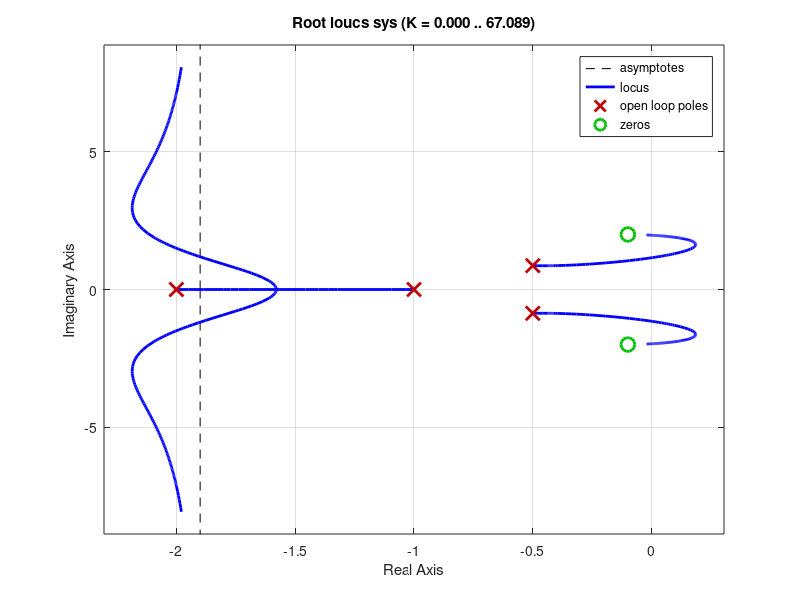

This chart was generated by the following MATLAB code: (Note: this script raises an error after producing the figure.)
% Definindo o numerador e denominador
num = [1 0.2 4];          % s + 2
den = [1 4 6 5 2];      % s^2 - 4s + 13

% Criando a função de transferência
sys = tf(num, den);

% Plotando o Lugar das Raízes
rlocus(sys);
grid on;




[p, z, LS, sigma_A, phi_A, sigma_out, w_cross, phi_in, theta_out] = root_locus_out(num, den);

title(['$\mathrm{LGR:}\; G(s)=\frac{N(s)}{D(s)}$', newline, ...
       '$\mathrm{Polos}=', mat2str(p,3), '\;, \;', ...
       '\mathrm{Zeros}=', mat2str(z,3), '\;, \;', ...
       '\sigma_A=', num2str(sigma_A,3), '\;, \;', ...
       'L_s=', num2str(LS), '\;, \;', ...
       '\phi_A=', mat2str(phi_A,3), '\;, \;', ...
       '\sigma_{out}=', mat2str(sigma_out,3), '\;, \;', ...
       '\omega_c=', mat2str(w_cross,3), '\;, \;', ...
       '\phi_{in}=', mat2str(phi_in,3), '\;, \;', ...
       '\theta_{out}=', mat2str(theta_out,3), '$'], ...
       'Interpreter','latex')
   
   


function [p, z, LS, sigma_A, phi_A, sigma_out, w_cross, phi_in, theta_out] = root_locus_out(num, den)
    % Entrada:
    % num: Coeficientes do Numerador, do maior para o menor grau
    % den: Coeficientes do Denominador, do maior para o menor grau
    
    % Saída:
    % p: Polos de Malha Aberta
    % z: Zeros de Malha Aberta
    % LS: Número de Lugares Separados
    % Sigma_A: Ponto de partida das Assíntotas
    % Phi_A: Ângulo de Partida das Assíntotas
    % sigma_out: Pontos de Saída do Eixo Real
    % w_cross: Cruzamento do eixo imaginário
    % phi_in:  Ângulo de Entrada dos Zeros Complexos
    % theta_out: Ângulo de Saída dos Polos Complexos
    
    
    % Cálculo dos Polos e Zeros
    p = roots(den);
    z = roots(num);
    
    Np = length(p);
    Nz = length(z);
    
    % Cálculo dos Ângulos de Saída se Houver Polos Complexos
    theta_out = [];
    for i = 1:Np
        p_i = p(i);
        if imag(p_i) > 0
            theta_out(end+1) = pi - sum(angle(p_i - p(p ~= p_i))) + sum(angle(p_i - z));
        end
    end
    
    
    % Cálculo dos Ângilos de Entrada se Houver Zeros Complexos
    phi_in = [];
    for j = 1:Nz
        z_j = z(j);
        if imag(z_j) ~= 0
            phi_in(end+1) = pi + sum(angle(z_j - p)) - sum(angle(z_j - z(z ~= z_j)));
        end
    end
    
    % Conversão para graus
    phi_in = phi_in .*(180)/(pi);
    
    theta_out = theta_out .*(180)/(pi);

    % Número de Lugares Separados
    LS = max(Np, Nz);
    
    % Número de Polos Tendendo a zeros Infinitos Por Assíntotas
    N_A = Np - Nz;
    
    % Cálculo da Ângulação das Assíntotas
    q = 0:1:N_A-1;
    
    phi_A = ((2*q + 1)/(N_A)).* 180;
    
    sigma_A = real(sum(p) - sum(z))/N_A;
    
    % Cálculo Simbólico para Derivada e suas Raízes, Calculando K = -D(s)/N(s)
    syms s w K real
    
    D_s = 0;
    for i = 0:Np
        D_s = D_s + den(Np-i+1)*s^(i);
    end
    
    N_s = 0;
    for j = 0:Nz
        N_s = N_s + num(Nz+1-j)*s^(j);
    end
    
    % p(s) = D_s/N_s;
    P_s = D_s/N_s;

    sigma_out = double(real( solve(diff(P_s, s) == 0, s) ));
    
    % Denominador de Malha Fechada N(s) + K*D(s) para Routh Hurwitz
    den_mf = N_s + K*D_s;
    
    eq = subs(den_mf, s, 1i*w);
    
    eq_real = real(eq);
    eq_imag = imag(eq);
    
    sol = solve([eq_real == 0, eq_imag == 0], [w, K]);
    
    K_cross = double(sol.K);
    w_cross = double(sol.w);
    
    idx = K_cross> 0;
    
    % Pega os cruzamentos apenas para K>0
    w_cross = w_cross(idx);
    
    
    end
